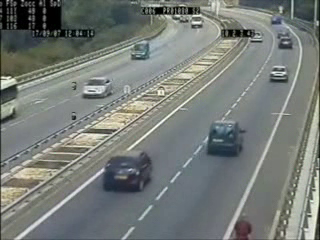
#> input picture frame 75 of trab04-hough-haarcascade-sift/questao2/dataset/cars.avi, 320 x 240 px
$ python questao2.py
#> lines starting #> are read from the running program, lines starting #| are printed output that depends on the picture; after the words box and inside, x2 and y2 are one past the last pixel; in counts of white or black regions, pixels touching at a corner belong together
# Alunos:
# - Gustavo Baroni Bruder
# - Ana Carolina da Silva

import cv2 as cv2
from matplotlib import pyplot as plt


carros_cascade = cv2.CascadeClassifier("dataset/cars.xml")
carros_video_cap = cv2.VideoCapture("dataset/cars.avi")

qtd_frames = 0

while carros_video_cap.isOpened():
    ret, frame = carros_video_cap.read()
#> frame is the input picture: shape (240, 320, 3); mean B, G, R 120, 123.9, 118.8
    if not ret:
        break

    frame_cinza = cv2.cvtColor(frame, cv2.COLOR_BGR2GRAY)

    fator_escala = 1.03
    min_vizinhos = 3
    carros = carros_cascade.detectMultiScale(frame_cinza, fator_escala, min_vizinhos)
#> carros = [[120, 36, 35, 35], [270, 27, 30, 30], [74, 76, 34, 34], [257, 57, 39, 39], [183, 6, 32, 32], [194, 114, 59, 59], [89, 145, 66, 66]]

    for (x, y, largura, altura) in carros:
        cor_verde_rgb = (0, 255, 0)
        cv2.rectangle(frame, (x, y), (x + largura, y + altura), cor_verde_rgb, 2)
#> this loop made 7 passes
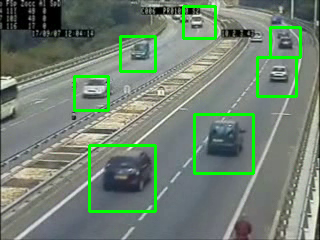
#> frame: shape (240, 320, 3); 4.46% of pixels changed, all inside (x1, y1, x2, y2) = (73, 5, 302, 213)

    qtd_frames += 1
    plt.title("Frame #" + str(qtd_frames) + "\nQuantidade de carros identificados: " + str(len(carros)))
    plt.imshow(frame, 'gray')
    plt.show()

    if cv2.waitKey(1) == ord('q'):
#> (key q is pressed here)
        break

carros_video_cap.release()
cv2.destroyAllWindows()

$ run again, starting later in the video
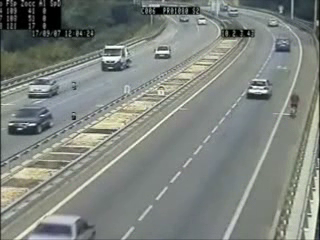
#> input picture frame 337 of trab04-hough-haarcascade-sift/questao2/dataset/cars.avi, 320 x 240 px
#> frame is the input picture: shape (240, 320, 3); mean B, G, R 126.3, 131.7, 126
#> `frame_cinza = cv2.cvtColor(frame, cv2.COLOR_BGR2GRAY)`:
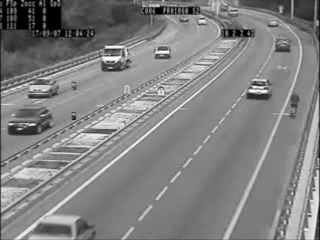
#> frame_cinza: shape (240, 320); min 0, max 254, mean 129.4
#> carros = [[266, 31, 29, 29], [149, 40, 28, 28], [262, 11, 24, 24], [88, 37, 49, 49], [236, 70, 43, 43], [2, 105, 42, 42]]
#> the loop `for (x, y, largura, altura) in carros:` made 6 passes
#> after the loop `for (x, y, largura, altura) in carros:`:
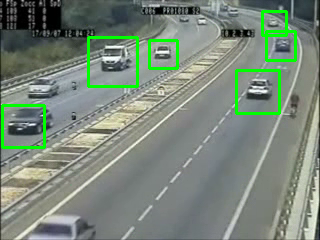
#> frame: shape (240, 320, 3); 3.3% of pixels changed, all inside (x1, y1, x2, y2) = (1, 10, 297, 149)

$ run again, starting later in the video
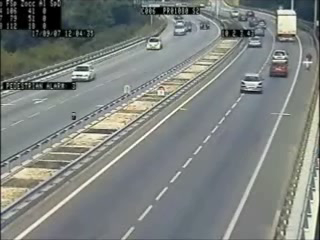
#> input picture frame 600 of trab04-hough-haarcascade-sift/questao2/dataset/cars.avi, 320 x 240 px
#> frame is the input picture: shape (240, 320, 3); mean B, G, R 126.6, 129.8, 124.9
#> `frame_cinza = cv2.cvtColor(frame, cv2.COLOR_BGR2GRAY)`:
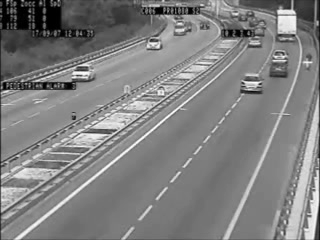
#> frame_cinza: shape (240, 320); min 0, max 254, mean 127.9
#> carros = [[167, 19, 24, 24], [243, 31, 24, 24], [237, 72, 32, 32], [259, 52, 38, 38], [29, 50, 57, 57]]
#> the loop `for (x, y, largura, altura) in carros:` made 5 passes
#> after the loop `for (x, y, largura, altura) in carros:`:
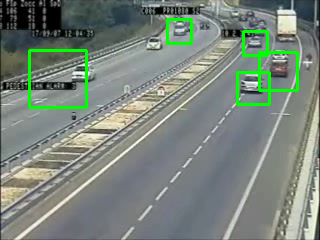
#> frame: shape (240, 320, 3); 2.66% of pixels changed, all inside (x1, y1, x2, y2) = (28, 18, 299, 109)
